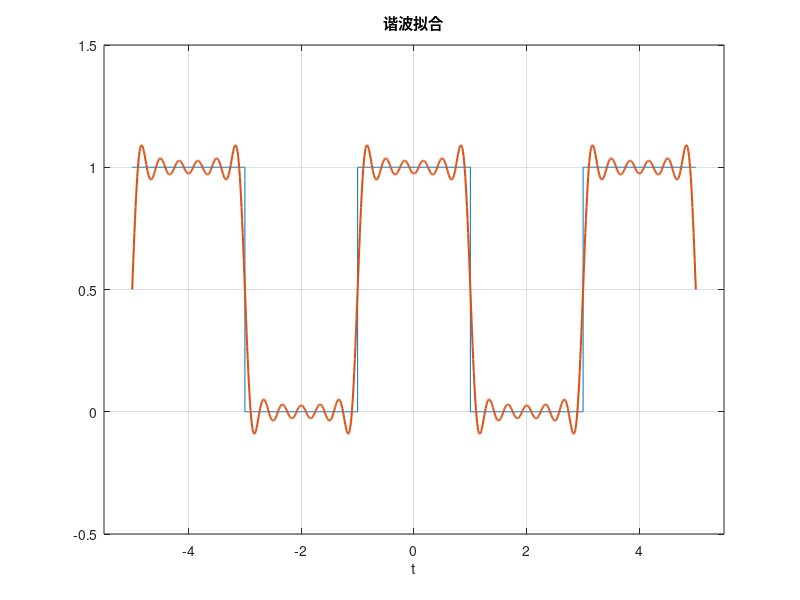

The MATLAB source for this figure:
%exflydt
T1=2;T0=4;m=9;
t1=-T1/2:0.01:T1/2;
t2=T1/2:0.01:(T0-T1/2);
t=[(t1-T0)';(t2-T0)';t1';t2';(t1+T0)'];
n1=length(t1);
n2=length(t2);
f=[ones(n1,1);zeros(n2,1);ones(n1,1);zeros(n2,1);ones(n1,1)];
y=zeros(m+1,length(t));
y(m+1,:)=f';
a=T1/T0;
x=a*ones(size(t));
figure;
for k=1:2:m+2 % 循环显示谐波叠加图形
	pause(0.5);
	x=x+2*a*sinc(a*k)*cos(2*pi*t*k/T0);
	y(k,:)=x;% 计算叠加和
	plot(t,y(m+1,:));
	hold on;
	h=plot(t,y(k,:));% 绘制各次叠加信号
	set(h,'LineWidth',3*get(h,'LineWidth'));
	hold off;
	grid;
	axis([-(T0+T1/2)-0.5,(T0+T1/2)+0.5,-0.5,1.5]);
	title(strcat(num2str(k),'次谐波叠加'));
	xlabel('时域角度');
end

title('谐波拟合');
xlabel('t');
grid on;
